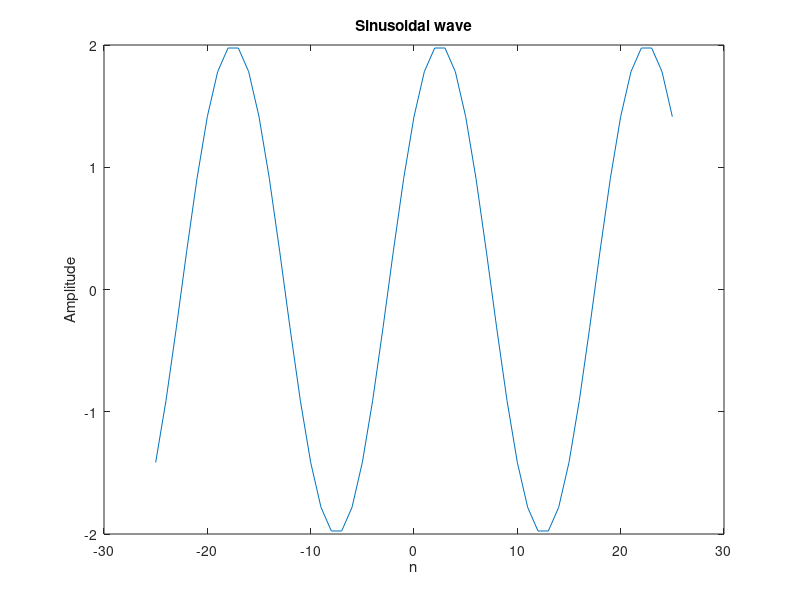

This chart was generated by the following MATLAB code:
%% Experiment - 1
% Example - 5
clc;
clear;
figure;

n = -25 : 25;  % Discrete time index

%% Sinusoidal sequence
F = 10;  % Frequency of the sequence
Fs = 200;  % Sampling frequency
f = F / Fs;  % Normalized frequency
A = 2;  % Amplitude
phi = pi/4;  % Phase shift (radians)
w = 2 * pi * f;  % Angular frequency (radians)
x = A * sin(w * n + phi);  % Sinusoidal sequence

plot(n, x)
title('Sinusoidal wave')
xlabel('n')
ylabel('Amplitude')
